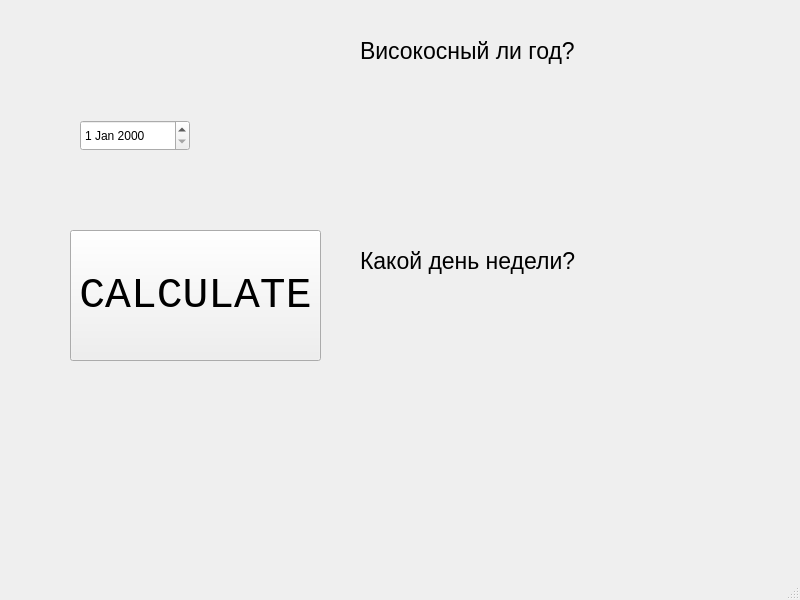
<?xml version="1.0" encoding="UTF-8"?>
<ui version="4.0">
 <class>MainWindow</class>
 <widget class="QMainWindow" name="MainWindow">
  <property name="geometry">
   <rect>
    <x>0</x>
    <y>0</y>
    <width>800</width>
    <height>600</height>
   </rect>
  </property>
  <property name="windowTitle">
   <string>MainWindow</string>
  </property>
  <widget class="QWidget" name="centralwidget">
   <widget class="QPushButton" name="pushButton">
    <property name="geometry">
     <rect>
      <x>70</x>
      <y>230</y>
      <width>251</width>
      <height>131</height>
     </rect>
    </property>
    <property name="font">
     <font>
      <family>Courier New</family>
      <pointsize>32</pointsize>
     </font>
    </property>
    <property name="text">
     <string>CALCULATE</string>
    </property>
   </widget>
   <widget class="QDateEdit" name="dateEdit">
    <property name="geometry">
     <rect>
      <x>80</x>
      <y>120</y>
      <width>110</width>
      <height>31</height>
     </rect>
    </property>
   </widget>
   <widget class="QLabel" name="label">
    <property name="geometry">
     <rect>
      <x>360</x>
      <y>10</y>
      <width>361</width>
      <height>81</height>
     </rect>
    </property>
    <property name="font">
     <font>
      <pointsize>17</pointsize>
     </font>
    </property>
    <property name="text">
     <string>Високосный ли год?</string>
    </property>
   </widget>
   <widget class="QLabel" name="label_2">
    <property name="geometry">
     <rect>
      <x>360</x>
      <y>100</y>
      <width>331</width>
      <height>91</height>
     </rect>
    </property>
    <property name="font">
     <font>
      <pointsize>13</pointsize>
     </font>
    </property>
    <property name="text">
     <string/>
    </property>
   </widget>
   <widget class="QLabel" name="label_3">
    <property name="geometry">
     <rect>
      <x>360</x>
      <y>300</y>
      <width>331</width>
      <height>91</height>
     </rect>
    </property>
    <property name="font">
     <font>
      <pointsize>13</pointsize>
     </font>
    </property>
    <property name="text">
     <string/>
    </property>
    <property name="wordWrap">
     <bool>true</bool>
    </property>
   </widget>
   <widget class="QLabel" name="label_4">
    <property name="geometry">
     <rect>
      <x>360</x>
      <y>220</y>
      <width>361</width>
      <height>81</height>
     </rect>
    </property>
    <property name="font">
     <font>
      <pointsize>17</pointsize>
     </font>
    </property>
    <property name="text">
     <string>Какой день недели?</string>
    </property>
   </widget>
  </widget>
  <widget class="QMenuBar" name="menubar">
   <property name="geometry">
    <rect>
     <x>0</x>
     <y>0</y>
     <width>800</width>
     <height>17</height>
    </rect>
   </property>
  </widget>
  <widget class="QStatusBar" name="statusbar"/>
 </widget>
 <resources/>
 <connections/>
</ui>
